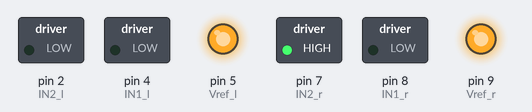
A sketch run on a simulated Arduino Uno, built with avr-gcc and run on an emulated ATmega328P. Parts: switched loads named in the sketch (green lamp = pin HIGH), output pins drawn as LEDs (lit = HIGH).

Above: at 0.1 s.
At 5.1 s:
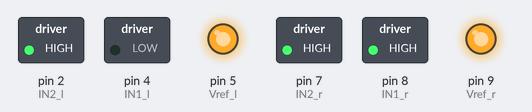
At 8.1 s:
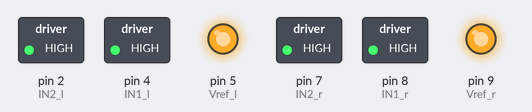
At 10.1 s:
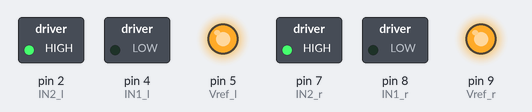
At 23.1 s:
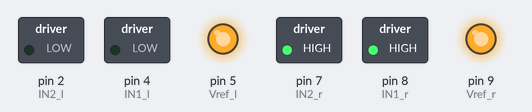
At 35.1 s:
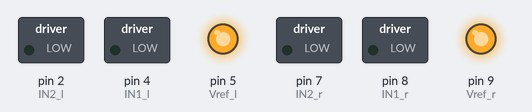
Timing chart, 0 to 36.6 s (numbered marks = the images above):
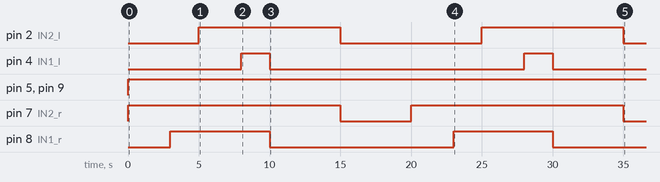

Measured:
- by itself, pin 2 (IN2_l): alternates HIGH for 10.0 s and LOW for 10.0 s
- by itself, pin 4 (IN1_l): alternates HIGH for 2.0 s and LOW for 18.0 s
- by itself, pin 5 (Vref_l), pin 9 (Vref_r): LOW → HIGH at 0.00 s
- by itself, pin 7 (IN2_r): alternates HIGH for 15.0 s and LOW for 5.0 s
- by itself, pin 8 (IN1_r): alternates HIGH for 7.0 s and LOW for 13.0 s

The sketch:

linetracer_1.ino
```cpp
#define IN1_r 8
#define IN2_r 7
#define Vref_r 9

#define Vref_l 5
#define IN1_l 4
#define IN2_l 2


void setup() {
  // put your setup code here, to run once:
  pinMode(IN1_r,OUTPUT);
  pinMode(IN2_r,OUTPUT);
  pinMode(IN1_l,OUTPUT);
  pinMode(IN2_l,OUTPUT);

}

void loop() {
  // put your main code here, to run repeatedly:

  //1:HIGH,2:LOW=前進

  //motor speed set
  analogWrite(Vref_r,255);
  analogWrite(Vref_l,255);

  digitalWrite(IN1_r,LOW);
  digitalWrite(IN2_r,HIGH);
  delay(3000);

  //brake
  digitalWrite(IN1_r,HIGH);
  digitalWrite(IN2_r,HIGH);
  delay(2000);

  digitalWrite(IN1_l,LOW);
  digitalWrite(IN2_l,HIGH);
  delay(3000);

  //brake
  digitalWrite(IN1_l,HIGH);
  digitalWrite(IN2_l,HIGH);
  delay(2000);

  //straight
  digitalWrite(IN1_r,LOW);
  digitalWrite(IN2_r,HIGH);
  digitalWrite(IN1_l,LOW);
  digitalWrite(IN2_l,HIGH);
  delay(5000);


  //motor stop
  digitalWrite(IN1_r,LOW);
  digitalWrite(IN2_r,LOW);
  digitalWrite(IN1_l,LOW);
  digitalWrite(IN2_l,LOW);
  delay(5000);

}
```
